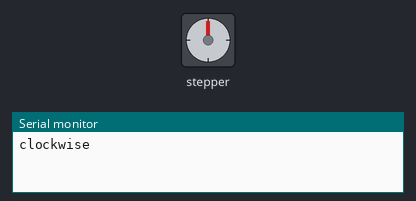
This sketch was run on a simulated Arduino Uno, built with avr-gcc and run on an emulated ATmega328P. On the bench: stepper motor, the last lines printed to the serial monitor. Stepper angles assume 2048 steps per turn.

Above: at 0.05 s.
At 2.15 s:
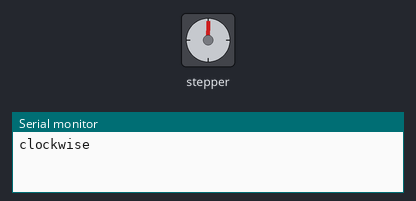
At 4.25 s:
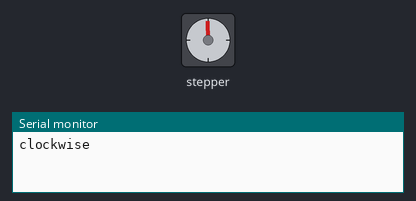
At 8.95 s:
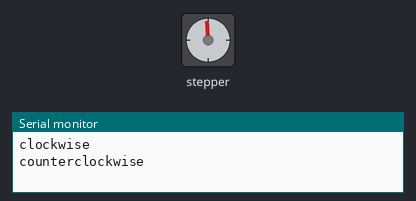
Timing chart, 0 to 12.9 s (numbered marks = the images above):
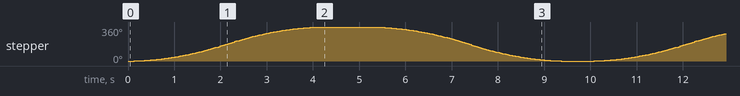

Measured:
- by itself, stepper: turns 360° clockwise in 4.1 s, then 360° counter-clockwise in 4.1 s, repeating every 9.9 s

The sketch:

Stepper_motor_example.ino
```cpp
#include <AccelStepper.h>

// Definimos los pines utilizados por el motor
#define IN1 1
#define IN2 2
#define IN3 3
#define IN4 4

// Inicializamos la biblioteca AccelStepper
AccelStepper stepper(AccelStepper::FULL4WIRE, IN1, IN3, IN2, IN4);

void setup() {
  // Configuramos la velocidad máxima en pasos por segundo
  stepper.setMaxSpeed(1000);
  // Configuramos la aceleración en pasos por segundo^2
  stepper.setAcceleration(500);
  // Configuramos la velocidad inicial en pasos por segundo
  stepper.setSpeed(200);

  Serial.begin(9600);
}

void loop() {
  // Giramos una vuelta completa en sentido horario
  Serial.println("clockwise");
  stepper.moveTo(2048);
  while (stepper.currentPosition() != 2048) {
    stepper.run();
  }
  delay(1000);

  // Giramos una vuelta completa en sentido antihorario
  Serial.println("counterclockwise");
  stepper.moveTo(0);
  while (stepper.currentPosition() != 0) {
    stepper.run();
  }
  delay(500);
}
```
